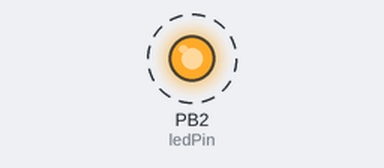
The sketch below on a simulated ATtiny85, built with avr-gcc and run on an emulated ATtiny85. On the bench: output pins drawn as LEDs (lit = HIGH). Dashed ring = blinking. Sleep ends after the set time or at an interrupt; pins used as bus, display or sensor lines are not drawn.

Above: at 0.09 s.
Timing chart, 0 to 3.0 s (numbered marks = the images above):
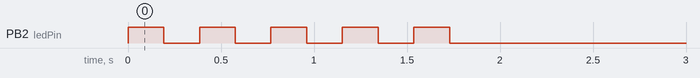

The sketch:

flowerminder.ino
```cpp
#include <avr/sleep.h>
#include <avr/power.h>
#include <avr/wdt.h>
#include <avr/interrupt.h>

const int ledPin = PB2;
const int potSignalPin = PB3;
const int potPowerPin = PB4;

volatile bool watchdogBarked = false;

enum WatchDogTimeout {
  WDT_16ms = 0,
  WDT_32ms,
  WDT_64ms,
  WDT_128ms,
  WDT_250ms,
  WDT_500ms,
  WDT_1sec,
  WDT_2sec,
  WDT_4sec,
  WDT_8sec
};

/**
  Watchdog interrupt routine to be triggered when watchdog times out.
*/
ISR(WDT_vect) {
  watchdogBarked = true;
}

void goToSleep() {
  set_sleep_mode(SLEEP_MODE_PWR_DOWN);
  power_all_disable ();
  sleep_enable();
  sleep_cpu(); // Sleep here and wait for the interrupt
  sleep_disable();
  power_all_enable(); // power everything back on
}

/**
    Sets up watchdog to be triggered (once) after the specified time
    @param wdt  the watchdog timeout duration
*/
void triggerWatchDogIn(WatchDogTimeout wdt) {
  // Adopted from InsideGadgets (www.insidegadgets.com)
  byte timeoutVal = wdt & 7;
  if (wdt > 7) {
    timeoutVal |= (1 << 5);
  }
  timeoutVal |= (1 << WDCE);

  MCUSR &= ~(1 << WDRF);
  WDTCR |= (1 << WDCE) | (1 << WDE); // Start timed sequence
  WDTCR = timeoutVal;
  WDTCR |= _BV(WDIE);
  wdt_reset(); // Pat the dog
}

/**
   A utility method to derive a watchdog timeout's duration
   @param wdt the watchdog timeout
   @return    the amount of milliseconds corresponding to a watchdog timeout
*/
unsigned long getTimeoutDuration(WatchDogTimeout wdt) {
  return 1 << (wdt + 4);
}


/**
   Blocks and stays in deep sleep until the specified time has elapsed
   using the current watchdog timeout.
   @param sleepDuration     how long to stay in deep sleep in milliseconds
   @param timeoutInterval   the watchdog timeout interval
*/
void stayInDeepSleepForMilliseconds(unsigned long sleepDuration, WatchDogTimeout timeoutInterval = WDT_16ms) {
  unsigned long sleepTime = 0;

  // Start by triggering the watchdog to wake us up every `timeoutInterval`
  triggerWatchDogIn(timeoutInterval);
  while (sleepTime <= sleepDuration) {
    // Sleep until an interrupt occurs (external, change or watchdog)
    goToSleep();
    // Verify we woke up because of the watchdog and not
    // a spurious wake up due to some other unrelated interrupt.
    if (watchdogBarked) {
      // Note down that we have processed the watchdog bark
      watchdogBarked = false;
      // Increase the time we have already slept
      sleepTime += getTimeoutDuration(timeoutInterval);
    }
  }
  wdt_disable(); // Disable watchdog so it stops barking
}

/**
  Get a measurement from the potentiometer
  @return The potentiometer value
*/
int getPotValue() {
  digitalWrite(potPowerPin, HIGH); //turn potentiometer on
  int potValue = analogRead(potSignalPin); //reading the value
  digitalWrite(potPowerPin, LOW); //turn it off
  return potValue;
}

/**
  Stay in deep sleep for the specified amount of days
  @param days    The amount of days to stay in deep sleep
*/
void stayInDeepSleepForDays(unsigned long days) {
  for (int i = 1; i <= days; i++) {
    stayInDeepSleepForHours(24); //sleeps for one day
  }
}

/**
  Stay in deep sleep for the specified amount of hours
  @param hours    The amount of hours to stay in deep sleep
*/
void stayInDeepSleepForHours(unsigned long hours) {
  for (int i = 1; i <= hours; i++) {
    stayInDeepSleepForMinutes(60); //sleeps for one hour
  }
}

/**
  Stay in deep sleep for the specified amount of days
  @param minutes    The amount of days to minutes in deep sleep
*/
void stayInDeepSleepForMinutes(unsigned long minutes) {
  for (int i = 1; i <= minutes; i++) { //counts if the amounts of minutes is less than or equal amount of 1
    stayInDeepSleepForMilliseconds(60000); //sleeps for one minute
  }
}

/**
  Disable ADC so to save power
*/
void disableADC() {
  ADCSRA = 0;
}

void setup() {
  pinMode(potSignalPin, INPUT);
  pinMode(potPowerPin, OUTPUT);
  pinMode(ledPin, OUTPUT);
  int potValue = getPotValue(); //reads a value from potentiometer and saves it into the variable potValue
  disableADC();
  int days = 0;
  if (potValue < 128)
  {
    days = 1;
  }
  if (potValue >= 128 && potValue < 256)
  {
    days = 2;
  }
  if (potValue >= 256 && potValue < 384)
  {
    days = 3;
  }
  if (potValue >= 384 && potValue < 512)
  {
    days = 4;
  }
  if (potValue >= 512 && potValue < 640)
  {
    days = 5;
  }
  if (potValue >= 640 && potValue < 768)
  {
    days = 6;
  }
  if (potValue >= 768 && potValue < 896)
  {
    days = 7;
  }
  if (potValue >= 896)
  {
    for (int i = 1; i <= 10; i++) { //runs the loop below if it's less than or equals 10 times
      digitalWrite(ledPin, HIGH);
      stayInDeepSleepForMilliseconds(20);
      digitalWrite(ledPin, LOW);
      stayInDeepSleepForMilliseconds(20);
    }
    goToSleep(); //stay in deep sleep until woken up
  }
  for (int i = 1; i <= days; i++) {
    digitalWrite(ledPin, HIGH);
    stayInDeepSleepForMilliseconds(180);
    digitalWrite(ledPin, LOW);
    stayInDeepSleepForMilliseconds(180);
  }
  stayInDeepSleepForDays(days); //blink the led as many times as days is, and sleep for as many days as days is
}

void loop() {
  digitalWrite(ledPin, HIGH);
  stayInDeepSleepForMilliseconds(1000);
  digitalWrite(ledPin, LOW);
  stayInDeepSleepForMilliseconds(1000);
}
```

Measured:
- by itself, PB2 (ledPin): alternates HIGH for 0.19 s and LOW for 0.19 s, 10 changes in all, then stays LOW
